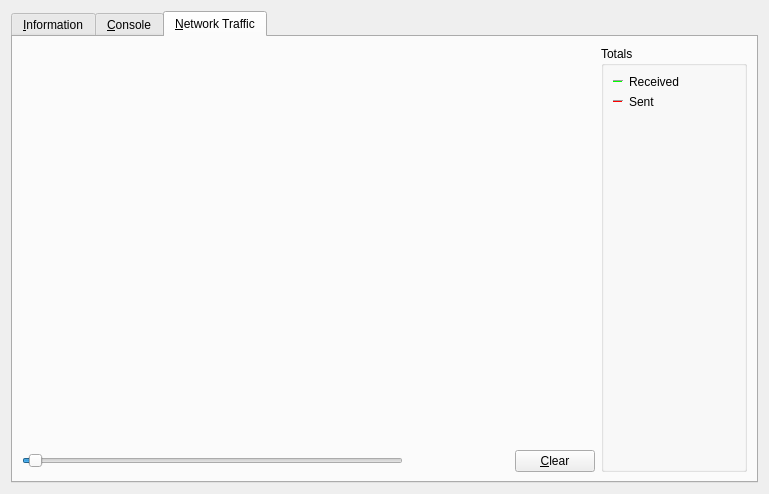
<?xml version="1.0" encoding="UTF-8"?>
<ui version="4.0">
 <class>RPCConsole</class>
 <widget class="QDialog" name="RPCConsole">
  <property name="geometry">
   <rect>
    <x>0</x>
    <y>0</y>
    <width>769</width>
    <height>494</height>
   </rect>
  </property>
  <property name="windowTitle">
   <string>Tools window</string>
  </property>
  <layout class="QVBoxLayout" name="verticalLayout_2">
   <item>
    <widget class="QTabWidget" name="tabWidget">
     <property name="currentIndex">
      <number>2</number>
     </property>
     <widget class="QWidget" name="tab_info">
      <attribute name="title">
       <string>&amp;Information</string>
      </attribute>
      <layout class="QGridLayout" name="gridLayout" columnstretch="0,0">
       <property name="horizontalSpacing">
        <number>12</number>
       </property>
       <item row="4" column="0">
        <widget class="QLabel" name="berkeleyDBVersionLabel">
         <property name="text">
          <string>Using BerkeleyDB version</string>
         </property>
         <property name="indent">
          <number>10</number>
         </property>
        </widget>
       </item>
       <item row="7" column="0">
        <widget class="QLabel" name="networkHeader">
         <property name="font">
          <font>
           <weight>75</weight>
           <bold>true</bold>
          </font>
         </property>
         <property name="text">
          <string>Network</string>
         </property>
        </widget>
       </item>
       <item row="13" column="1">
        <widget class="QLabel" name="numberOfBlocks">
         <property name="cursor">
          <cursorShape>IBeamCursor</cursorShape>
         </property>
         <property name="text">
          <string>N/A</string>
         </property>
         <property name="textFormat">
          <enum>Qt::PlainText</enum>
         </property>
         <property name="textInteractionFlags">
          <set>Qt::LinksAccessibleByMouse|Qt::TextSelectableByKeyboard|Qt::TextSelectableByMouse</set>
         </property>
        </widget>
       </item>
       <item row="8" column="0">
        <widget class="QLabel" name="networkNameLabel">
         <property name="text">
          <string>Name</string>
         </property>
        </widget>
       </item>
       <item row="6" column="0">
        <widget class="QLabel" name="startupTimeLabel">
         <property name="text">
          <string>Startup time</string>
         </property>
        </widget>
       </item>
       <item row="9" column="0">
        <widget class="QLabel" name="numberOfConnectionsLabel">
         <property name="text">
          <string>Number of connections</string>
         </property>
        </widget>
       </item>
       <item row="4" column="1">
        <widget class="QLabel" name="berkeleyDBVersion">
         <property name="cursor">
          <cursorShape>IBeamCursor</cursorShape>
         </property>
         <property name="text">
          <string>N/A</string>
         </property>
         <property name="textFormat">
          <enum>Qt::PlainText</enum>
         </property>
         <property name="textInteractionFlags">
          <set>Qt::LinksAccessibleByMouse|Qt::TextSelectableByKeyboard|Qt::TextSelectableByMouse</set>
         </property>
        </widget>
       </item>
       <item row="2" column="1">
        <widget class="QLabel" name="clientVersion">
         <property name="cursor">
          <cursorShape>IBeamCursor</cursorShape>
         </property>
         <property name="text">
          <string>N/A</string>
         </property>
         <property name="textFormat">
          <enum>Qt::PlainText</enum>
         </property>
         <property name="textInteractionFlags">
          <set>Qt::LinksAccessibleByMouse|Qt::TextSelectableByKeyboard|Qt::TextSelectableByMouse</set>
         </property>
        </widget>
       </item>
       <item row="17" column="0">
        <spacer name="verticalSpacer_2">
         <property name="orientation">
          <enum>Qt::Vertical</enum>
         </property>
         <property name="sizeHint" stdset="0">
          <size>
           <width>20</width>
           <height>20</height>
          </size>
         </property>
        </spacer>
       </item>
       <item row="3" column="1">
        <widget class="QLabel" name="openSSLVersion">
         <property name="cursor">
          <cursorShape>IBeamCursor</cursorShape>
         </property>
         <property name="text">
          <string>N/A</string>
         </property>
         <property name="textFormat">
          <enum>Qt::PlainText</enum>
         </property>
         <property name="textInteractionFlags">
          <set>Qt::LinksAccessibleByMouse|Qt::TextSelectableByKeyboard|Qt::TextSelectableByMouse</set>
         </property>
        </widget>
       </item>
       <item row="0" column="0">
        <widget class="QLabel" name="generalHeader">
         <property name="font">
          <font>
           <weight>75</weight>
           <bold>true</bold>
          </font>
         </property>
         <property name="text">
          <string>General</string>
         </property>
        </widget>
       </item>
       <item row="12" column="0">
        <widget class="QLabel" name="blockchainHeader">
         <property name="font">
          <font>
           <weight>75</weight>
           <bold>true</bold>
          </font>
         </property>
         <property name="text">
          <string>Block chain</string>
         </property>
        </widget>
       </item>
       <item row="5" column="0">
        <widget class="QLabel" name="buildDateLabel">
         <property name="text">
          <string>Build date</string>
         </property>
        </widget>
       </item>
       <item row="3" column="0">
        <widget class="QLabel" name="openSSLVersionLabel">
         <property name="text">
          <string>Using OpenSSL version</string>
         </property>
         <property name="indent">
          <number>10</number>
         </property>
        </widget>
       </item>
       <item row="5" column="1">
        <widget class="QLabel" name="buildDate">
         <property name="cursor">
          <cursorShape>IBeamCursor</cursorShape>
         </property>
         <property name="text">
          <string>N/A</string>
         </property>
         <property name="textFormat">
          <enum>Qt::PlainText</enum>
         </property>
         <property name="textInteractionFlags">
          <set>Qt::LinksAccessibleByMouse|Qt::TextSelectableByKeyboard|Qt::TextSelectableByMouse</set>
         </property>
        </widget>
       </item>
       <item row="6" column="1">
        <widget class="QLabel" name="startupTime">
         <property name="cursor">
          <cursorShape>IBeamCursor</cursorShape>
         </property>
         <property name="text">
          <string>N/A</string>
         </property>
         <property name="textFormat">
          <enum>Qt::PlainText</enum>
         </property>
         <property name="textInteractionFlags">
          <set>Qt::LinksAccessibleByMouse|Qt::TextSelectableByKeyboard|Qt::TextSelectableByMouse</set>
         </property>
        </widget>
       </item>
       <item row="2" column="0">
        <widget class="QLabel" name="clientVersionLabel">
         <property name="text">
          <string>Client version</string>
         </property>
        </widget>
       </item>
       <item row="10" column="0">
        <widget class="QLabel" name="masternodeCountLabel">
         <property name="text">
          <string>Number of Masternodes</string>
         </property>
        </widget>
       </item>
       <item row="10" column="1">
        <widget class="QLabel" name="masternodeCount">
         <property name="cursor">
          <cursorShape>IBeamCursor</cursorShape>
         </property>
         <property name="text">
          <string>N/A</string>
         </property>
        </widget>
       </item>
       <item row="1" column="1">
        <widget class="QLabel" name="clientName">
         <property name="cursor">
          <cursorShape>IBeamCursor</cursorShape>
         </property>
         <property name="text">
          <string>N/A</string>
         </property>
         <property name="textFormat">
          <enum>Qt::PlainText</enum>
         </property>
         <property name="textInteractionFlags">
          <set>Qt::LinksAccessibleByMouse|Qt::TextSelectableByKeyboard|Qt::TextSelectableByMouse</set>
         </property>
        </widget>
       </item>
       <item row="14" column="1">
        <widget class="QLabel" name="lastBlockTime">
         <property name="cursor">
          <cursorShape>IBeamCursor</cursorShape>
         </property>
         <property name="text">
          <string>N/A</string>
         </property>
         <property name="textFormat">
          <enum>Qt::PlainText</enum>
         </property>
         <property name="textInteractionFlags">
          <set>Qt::LinksAccessibleByMouse|Qt::TextSelectableByKeyboard|Qt::TextSelectableByMouse</set>
         </property>
        </widget>
       </item>
       <item row="8" column="1">
        <widget class="QLabel" name="networkName">
         <property name="cursor">
          <cursorShape>IBeamCursor</cursorShape>
         </property>
         <property name="text">
          <string>N/A</string>
         </property>
         <property name="textFormat">
          <enum>Qt::PlainText</enum>
         </property>
         <property name="textInteractionFlags">
          <set>Qt::LinksAccessibleByMouse|Qt::TextSelectableByKeyboard|Qt::TextSelectableByMouse</set>
         </property>
        </widget>
       </item>
       <item row="14" column="0">
        <widget class="QLabel" name="lastBlockTimeLabel">
         <property name="text">
          <string>Last block time</string>
         </property>
        </widget>
       </item>
       <item row="9" column="1">
        <widget class="QLabel" name="numberOfConnections">
         <property name="cursor">
          <cursorShape>IBeamCursor</cursorShape>
         </property>
         <property name="text">
          <string>N/A</string>
         </property>
         <property name="textFormat">
          <enum>Qt::PlainText</enum>
         </property>
         <property name="textInteractionFlags">
          <set>Qt::LinksAccessibleByMouse|Qt::TextSelectableByKeyboard|Qt::TextSelectableByMouse</set>
         </property>
        </widget>
       </item>
       <item row="13" column="0">
        <widget class="QLabel" name="numberOfBlocksLabel">
         <property name="text">
          <string>Current number of blocks</string>
         </property>
        </widget>
       </item>
       <item row="1" column="0">
        <widget class="QLabel" name="clientNameLabel">
         <property name="text">
          <string>Client name</string>
         </property>
        </widget>
       </item>
       <item row="11" column="0">
        <widget class="QPushButton" name="switchNetworkActiveButton">
         <property name="toolTip">
          <string>Temporarily switch network activity ON/OFF</string>
         </property>
         <property name="text">
          <string>&amp;Switch Network Activity</string>
         </property>
         <property name="autoDefault">
          <bool>false</bool>
         </property>
        </widget>
       </item>
       <item row="15" column="0">
        <widget class="QLabel" name="debugLogFileHeader">
         <property name="font">
          <font>
           <weight>75</weight>
           <bold>true</bold>
          </font>
         </property>
         <property name="text">
          <string>Debug log file</string>
         </property>
        </widget>
       </item>
       <item row="16" column="0">
        <widget class="QPushButton" name="openDebugLogfileButton">
         <property name="toolTip">
          <string>Open the AUH debug log file from the current data directory. This can take a few seconds for large log files.</string>
         </property>
         <property name="text">
          <string>&amp;Open</string>
         </property>
         <property name="autoDefault">
          <bool>false</bool>
         </property>
        </widget>
       </item>
      </layout>
     </widget>
     <widget class="QWidget" name="tab_console">
      <attribute name="title">
       <string>&amp;Console</string>
      </attribute>
      <layout class="QVBoxLayout" name="verticalLayout_3">
       <property name="spacing">
        <number>3</number>
       </property>
       <property name="leftMargin">
        <number>30</number>
       </property>
       <property name="topMargin">
        <number>20</number>
       </property>
       <property name="rightMargin">
        <number>30</number>
       </property>
       <property name="bottomMargin">
        <number>20</number>
       </property>
       <item>
        <layout class="QHBoxLayout" name="horizontalLayout">
         <property name="spacing">
          <number>4</number>
         </property>
         <item>
          <spacer name="horizontalSpacer">
           <property name="orientation">
            <enum>Qt::Horizontal</enum>
           </property>
           <property name="sizeHint" stdset="0">
            <size>
             <width>40</width>
             <height>20</height>
            </size>
           </property>
          </spacer>
         </item>
         <item>
          <widget class="QPushButton" name="fontSmallerButton">
           <property name="toolTip">
            <string>Decrease font size</string>
           </property>
           <property name="text">
            <string/>
           </property>
           <property name="icon">
            <iconset resource="../auh.qrc">
             <normaloff>:/icons/fontsmaller</normaloff>:/icons/fontsmaller</iconset>
           </property>
           <property name="autoDefault">
            <bool>false</bool>
           </property>
           <property name="flat">
            <bool>true</bool>
           </property>
          </widget>
         </item>
         <item>
          <widget class="Line" name="vLine">
           <property name="maximumSize">
            <size>
             <width>1</width>
             <height>22</height>
            </size>
           </property>
           <property name="styleSheet">
            <string notr="true">QFrame{ background: #404041; }</string>
           </property>
           <property name="orientation">
            <enum>Qt::Vertical</enum>
           </property>
          </widget>
         </item>
         <item>
          <widget class="QPushButton" name="fontBiggerButton">
           <property name="toolTip">
            <string>Increase font size</string>
           </property>
           <property name="text">
            <string/>
           </property>
           <property name="icon">
            <iconset resource="../auh.qrc">
             <normaloff>:/icons/fontbigger</normaloff>:/icons/fontbigger</iconset>
           </property>
           <property name="autoDefault">
            <bool>false</bool>
           </property>
           <property name="flat">
            <bool>true</bool>
           </property>
          </widget>
         </item>
         <item>
          <widget class="Line" name="vLine2">
           <property name="maximumSize">
            <size>
             <width>1</width>
             <height>22</height>
            </size>
           </property>
           <property name="styleSheet">
            <string notr="true">QFrame{ background: #404041; }</string>
           </property>
           <property name="orientation">
            <enum>Qt::Vertical</enum>
           </property>
          </widget>
         </item>
         <item>
          <widget class="QPushButton" name="clearButton">
           <property name="toolTip">
            <string>Clear console</string>
           </property>
           <property name="layoutDirection">
            <enum>Qt::LeftToRight</enum>
           </property>
           <property name="text">
            <string/>
           </property>
           <property name="icon">
            <iconset resource="../auh.qrc">
             <normaloff>:/icons/remove</normaloff>:/icons/remove</iconset>
           </property>
           <property name="shortcut">
            <string notr="true">Ctrl+L</string>
           </property>
           <property name="autoDefault">
            <bool>false</bool>
           </property>
           <property name="flat">
            <bool>true</bool>
           </property>
          </widget>
         </item>
        </layout>
       </item>
       <item>
        <widget class="QTextEdit" name="messagesWidget">
         <property name="minimumSize">
          <size>
           <width>0</width>
           <height>100</height>
          </size>
         </property>
         <property name="readOnly">
          <bool>true</bool>
         </property>
         <property name="tabKeyNavigation" stdset="0">
          <bool>false</bool>
         </property>
         <property name="columnCount" stdset="0">
          <number>2</number>
         </property>
        </widget>
       </item>
       <item>
        <layout class="QHBoxLayout" name="horizontalLayoutPrompt">
         <property name="spacing">
          <number>3</number>
         </property>
         <item>
          <widget class="QPushButton" name="promptIcon">
           <property name="enabled">
            <bool>false</bool>
           </property>
           <property name="maximumSize">
            <size>
             <width>16</width>
             <height>24</height>
            </size>
           </property>
           <property name="text">
            <string/>
           </property>
           <property name="icon">
            <iconset>
             <normaloff>:/icons/prompticon</normaloff>
             <disabledoff>:/icons/prompticon</disabledoff>:/icons/prompticon</iconset>
           </property>
           <property name="iconSize">
            <size>
             <width>14</width>
             <height>14</height>
            </size>
           </property>
           <property name="autoDefault">
            <bool>false</bool>
           </property>
           <property name="flat">
            <bool>true</bool>
           </property>
          </widget>
         </item>
         <item>
          <widget class="QLineEdit" name="lineEdit">
           <property name="placeholderText">
            <string/>
           </property>
          </widget>
         </item>
        </layout>
       </item>
      </layout>
     </widget>
     <widget class="QWidget" name="tab_nettraffic">
      <attribute name="title">
       <string>&amp;Network Traffic</string>
      </attribute>
      <layout class="QHBoxLayout" name="horizontalLayout_3">
       <item>
        <layout class="QVBoxLayout" name="verticalLayout_4">
         <item>
          <widget class="TrafficGraphWidget" name="trafficGraph" native="true">
           <property name="sizePolicy">
            <sizepolicy hsizetype="Expanding" vsizetype="Expanding">
             <horstretch>0</horstretch>
             <verstretch>0</verstretch>
            </sizepolicy>
           </property>
          </widget>
         </item>
         <item>
          <layout class="QHBoxLayout" name="horizontalLayout_2">
           <item>
            <widget class="QSlider" name="sldGraphRange">
             <property name="minimum">
              <number>1</number>
             </property>
             <property name="maximum">
              <number>288</number>
             </property>
             <property name="pageStep">
              <number>12</number>
             </property>
             <property name="value">
              <number>6</number>
             </property>
             <property name="orientation">
              <enum>Qt::Horizontal</enum>
             </property>
            </widget>
           </item>
           <item>
            <widget class="QLabel" name="lblGraphRange">
             <property name="minimumSize">
              <size>
               <width>100</width>
               <height>0</height>
              </size>
             </property>
             <property name="alignment">
              <set>Qt::AlignCenter</set>
             </property>
            </widget>
           </item>
           <item>
            <widget class="QPushButton" name="btnClearTrafficGraph">
             <property name="text">
              <string>&amp;Clear</string>
             </property>
             <property name="autoDefault">
              <bool>false</bool>
             </property>
            </widget>
           </item>
          </layout>
         </item>
        </layout>
       </item>
       <item>
        <layout class="QVBoxLayout" name="verticalLayout">
         <item>
          <widget class="QGroupBox" name="groupBox">
           <property name="title">
            <string>Totals</string>
           </property>
           <layout class="QVBoxLayout" name="verticalLayout_5">
            <item>
             <layout class="QHBoxLayout" name="horizontalLayout_4">
              <item>
               <widget class="Line" name="line">
                <property name="sizePolicy">
                 <sizepolicy hsizetype="Fixed" vsizetype="Fixed">
                  <horstretch>0</horstretch>
                  <verstretch>0</verstretch>
                 </sizepolicy>
                </property>
                <property name="minimumSize">
                 <size>
                  <width>10</width>
                  <height>0</height>
                 </size>
                </property>
                <property name="palette">
                 <palette>
                  <active>
                   <colorrole role="Light">
                    <brush brushstyle="SolidPattern">
                     <color alpha="255">
                      <red>0</red>
                      <green>255</green>
                      <blue>0</blue>
                     </color>
                    </brush>
                   </colorrole>
                  </active>
                  <inactive>
                   <colorrole role="Light">
                    <brush brushstyle="SolidPattern">
                     <color alpha="255">
                      <red>0</red>
                      <green>255</green>
                      <blue>0</blue>
                     </color>
                    </brush>
                   </colorrole>
                  </inactive>
                  <disabled>
                   <colorrole role="Light">
                    <brush brushstyle="SolidPattern">
                     <color alpha="255">
                      <red>0</red>
                      <green>255</green>
                      <blue>0</blue>
                     </color>
                    </brush>
                   </colorrole>
                  </disabled>
                 </palette>
                </property>
                <property name="orientation">
                 <enum>Qt::Horizontal</enum>
                </property>
               </widget>
              </item>
              <item>
               <widget class="QLabel" name="label_16">
                <property name="text">
                 <string>Received</string>
                </property>
               </widget>
              </item>
              <item>
               <widget class="QLabel" name="lblBytesIn">
                <property name="minimumSize">
                 <size>
                  <width>50</width>
                  <height>0</height>
                 </size>
                </property>
                <property name="alignment">
                 <set>Qt::AlignRight|Qt::AlignTrailing|Qt::AlignVCenter</set>
                </property>
               </widget>
              </item>
             </layout>
            </item>
            <item>
             <layout class="QHBoxLayout" name="horizontalLayout_5">
              <item>
               <widget class="Line" name="line_2">
                <property name="sizePolicy">
                 <sizepolicy hsizetype="Fixed" vsizetype="Fixed">
                  <horstretch>0</horstretch>
                  <verstretch>0</verstretch>
                 </sizepolicy>
                </property>
                <property name="minimumSize">
                 <size>
                  <width>10</width>
                  <height>0</height>
                 </size>
                </property>
                <property name="palette">
                 <palette>
                  <active>
                   <colorrole role="Light">
                    <brush brushstyle="SolidPattern">
                     <color alpha="255">
                      <red>255</red>
                      <green>0</green>
                      <blue>0</blue>
                     </color>
                    </brush>
                   </colorrole>
                  </active>
                  <inactive>
                   <colorrole role="Light">
                    <brush brushstyle="SolidPattern">
                     <color alpha="255">
                      <red>255</red>
                      <green>0</green>
                      <blue>0</blue>
                     </color>
                    </brush>
                   </colorrole>
                  </inactive>
                  <disabled>
                   <colorrole role="Light">
                    <brush brushstyle="SolidPattern">
                     <color alpha="255">
                      <red>255</red>
                      <green>0</green>
                      <blue>0</blue>
                     </color>
                    </brush>
                   </colorrole>
                  </disabled>
                 </palette>
                </property>
                <property name="orientation">
                 <enum>Qt::Horizontal</enum>
                </property>
               </widget>
              </item>
              <item>
               <widget class="QLabel" name="label_17">
                <property name="text">
                 <string>Sent</string>
                </property>
               </widget>
              </item>
              <item>
               <widget class="QLabel" name="lblBytesOut">
                <property name="minimumSize">
                 <size>
                  <width>50</width>
                  <height>0</height>
                 </size>
                </property>
                <property name="alignment">
                 <set>Qt::AlignRight|Qt::AlignTrailing|Qt::AlignVCenter</set>
                </property>
               </widget>
              </item>
             </layout>
            </item>
            <item>
             <spacer name="verticalSpacer_4">
              <property name="orientation">
               <enum>Qt::Vertical</enum>
              </property>
              <property name="sizeHint" stdset="0">
               <size>
                <width>20</width>
                <height>407</height>
               </size>
              </property>
             </spacer>
            </item>
           </layout>
          </widget>
         </item>
        </layout>
       </item>
      </layout>
     </widget>
    </widget>
   </item>
  </layout>
 </widget>
 <customwidgets>
  <customwidget>
   <class>TrafficGraphWidget</class>
   <extends>QWidget</extends>
   <header>trafficgraphwidget.h</header>
   <container>1</container>
   <slots>
    <slot>clear()</slot>
   </slots>
  </customwidget>
 </customwidgets>
 <resources>
  <include location="../auh.qrc"/>
 </resources>
 <connections/>
</ui>
